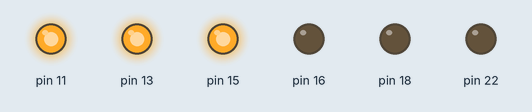
Recording of a program running on a simulated Raspberry Pi (header pin numbers). Shown: output pins drawn as LEDs (lit = HIGH). At 10.7 s the program stops and its outputs stay as they are.

Above: at 0.4 s.
At 10.4 s:
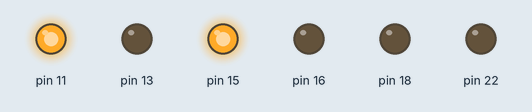
At 10.8 s:
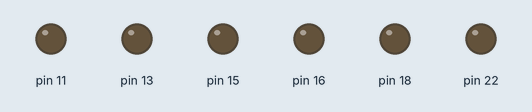
Timing chart, 0 to 12.2 s (numbered marks = the images above):
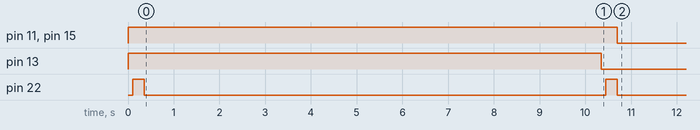

Measured:
- by itself, pin 11, pin 15: LOW → HIGH at 0.00 s, → LOW 10.7 s later
- by itself, pin 13: LOW → HIGH at 0.00 s, → LOW 10.4 s later
- by itself, pin 22: alternates HIGH for 0.25 s and LOW for 10.1 s

The program:

RPi_plug.py
```python
import RPi.GPIO as GPIO
import time
from typing import Optional


class RPi_plug:
    """Class to connect to and control Energenie Remote Control Sockets via Raspberry Pi."""

    # Set encoder mappings for plugs 1, 2, 3, 4, & -1 (all)
    _encoder_dict = {
        -1: [False, True, True],
        1: [True, True, True],
        2: [True, True, False],
        3: [True, False, True],
        4: [True, False, False],
    }

    def __init__(self) -> None:
        """Create instance of RPi_plug."""

        # Use board numbering
        GPIO.setmode(GPIO.BOARD)

        # Select GPIO pins used for D0-D3 encoder inputs
        GPIO.setup(13, GPIO.OUT)  # D3
        GPIO.setup(16, GPIO.OUT)  # D2
        GPIO.setup(15, GPIO.OUT)  # D1
        GPIO.setup(11, GPIO.OUT)  # D0

        # Select GPIO pin for OOK (On-Off-Keying)
        GPIO.setup(18, GPIO.OUT)

        # Set MODSEL GPIO pin low to enable OOK
        GPIO.output(18, False)

        # Select GPIO pin to enable/disable modulator
        GPIO.setup(22, GPIO.OUT)

        # Set CE GPIO pin low to disable modulator
        GPIO.output(22, False)

        # Initialise D0-D3 inputs
        GPIO.output(13, False)
        GPIO.output(16, False)
        GPIO.output(15, False)
        GPIO.output(11, False)

    def _modulator(self) -> None:
        """Send modulator signal to trigger plug."""

        # Allow encoder to settle
        time.sleep(0.1)

        # Enable modulator
        GPIO.output(22, True)

        # Wait for signal transmission
        time.sleep(0.25)

        # Disable modulator
        GPIO.output(22, False)

    def on(self, socket_num: Optional[int] = None) -> None:
        """Function to turn on a specified plug.

        Parameters
        ----------
        socket_num : int or None, optional
            integer representing plug to turn on, by default None
        """

        # Validate inputs
        if socket_num:
            if not isinstance(socket_num, int):
                raise TypeError("socket_num must be an integer")

            if socket_num not in [1, 2, 3, 4]:
                raise ValueError("socket_num must be in range [1, 2, 3, 4]")

        # Enable selected encoder pins
        if not socket_num:
            GPIO.output(13, True)
            GPIO.output(16, self._encoder_dict[-1][0])
            GPIO.output(15, self._encoder_dict[-1][1])
            GPIO.output(11, self._encoder_dict[-1][2])
            self._modulator()
        else:
            GPIO.output(13, True)
            GPIO.output(16, self._encoder_dict[socket_num][0])
            GPIO.output(15, self._encoder_dict[socket_num][1])
            GPIO.output(11, self._encoder_dict[socket_num][2])
            self._modulator()

    def off(self, socket_num: Optional[int] = None):
        """Function to turn off a specified plug

        Parameters
        ----------
        socket_num : int or None, optional
            integer representing plug to turn off, by default None
        """

        # Validate inputs
        if socket_num:
            if not isinstance(socket_num, int):
                raise TypeError("socket_num must be an integer")

            if socket_num not in [1, 2, 3, 4]:
                raise ValueError("socket_num must be in range [1, 2, 3, 4]")

        # Enable selected encoder pins
        if not socket_num:
            GPIO.output(13, False)
            GPIO.output(16, self._encoder_dict[-1][0])
            GPIO.output(15, self._encoder_dict[-1][1])
            GPIO.output(11, self._encoder_dict[-1][2])
            self._modulator()
        else:
            GPIO.output(13, False)
            GPIO.output(16, self._encoder_dict[socket_num][0])
            GPIO.output(15, self._encoder_dict[socket_num][1])
            GPIO.output(11, self._encoder_dict[socket_num][2])
            self._modulator()

    def cleanup(self) -> None:
        """Clean up GPIO pins"""

        # Clean up GPIO pins
        GPIO.cleanup()


if __name__ == "__main__":

    plug = RPi_plug()
    plug.on()
    time.sleep(10)
    plug.off()
    plug.cleanup()
```
